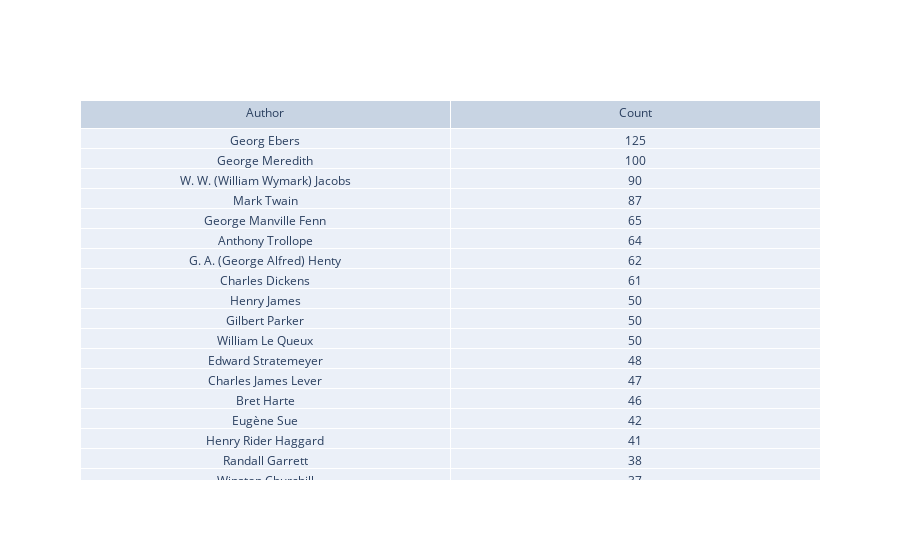

Notebook source saved alongside this figure:
### Code cell
# top authors- english_fiction_metadata
unique_authors = {}
def count_authors(author_list):
    if not isinstance(author_list, list):
        author_list = ['None Available']
    for val in author_list:
        if val in unique_authors:
            unique_authors[val] +=1 
        else: 
            unique_authors[val] = 1
    return len(author_list)
            
english_fiction_metadata['Number of Authors'] = english_fiction_metadata.apply(lambda row : count_authors(row['Author']), axis = 1)
top_20_authors = sorted(unique_authors.items(), key=lambda x: x[1], reverse = True)[:20]
top_20_authors =  [list(x) for x in top_20_authors]
top_20_authors_names = [x[0] for x in top_20_authors]
top_20_authors_counts = [x[1] for x in top_20_authors]

fig = go.Figure(data=[go.Table(header=dict(values=['Author', 'Count']),
                 cells=dict(values=[top_20_authors_names,top_20_authors_counts] ))
                     ])
fig.show()

### Figure 1 — Plotly figure (JSON) as saved in the notebook; plotly's stock layout.template omitted (floating-point values rounded to 4 significant figures)
{"data": [{"cells": {"values": [["Georg Ebers", "George Meredith", "W. W. (William Wymark) Jacobs", "Mark Twain", "George Manville Fenn", "Anthony Trollope", "G. A. (George Alfred) Henty", "Charles Dickens", "Henry James", "Gilbert Parker", "William Le Queux", "Edward Stratemeyer", "Charles James Lever", "Bret Harte", "Eugène Sue", "Henry Rider Haggard", "Randall Garrett", "Winston Churchill", "Robert Louis Stevenson", "Roy J. (Roy Judson) Snell"], [125, 100, 90, 87, 65, 64, 62, 61, 50, 50, 50, 48, 47, 46, 42, 41, 38, 37, 35, 35]]}, "header": {"values": ["Author", "Count"]}, "type": "table"}], "layout": {}}
